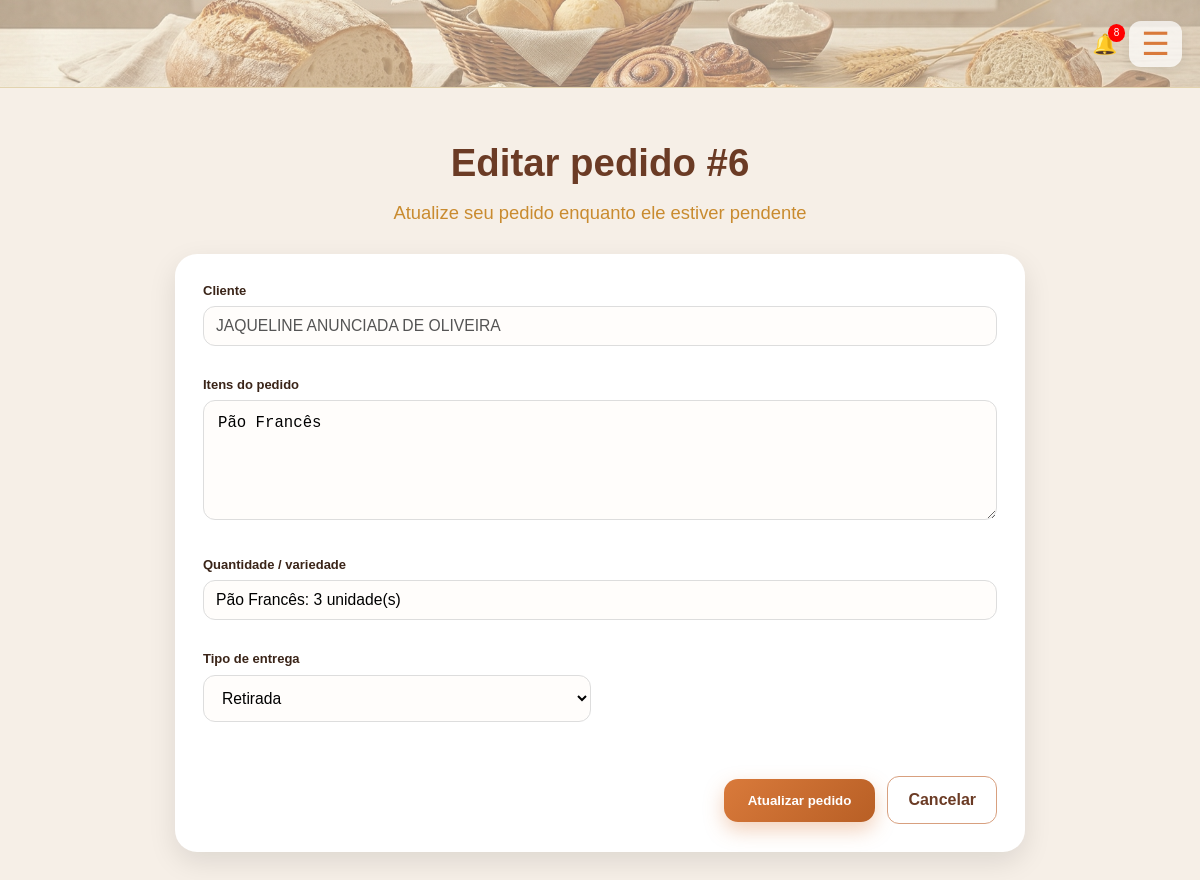
The app's page /editar/6 (signed in) with its own data.
### tables this page shows
CREATE TABLE pedidos (
    id INTEGER PRIMARY KEY AUTOINCREMENT,
    usuario_id INTEGER,
    cliente TEXT NOT NULL,
    descricao TEXT NOT NULL,
    quantidade_variedade TEXT NOT NULL,
    status TEXT NOT NULL DEFAULT 'Pendente',
    tipo_entrega TEXT NOT NULL DEFAULT 'Retirada',
    taxa_entrega REAL NOT NULL DEFAULT 0,
    valor_total REAL NOT NULL DEFAULT 0,
    prioridade TEXT NOT NULL DEFAULT 'Média',
    criado_em TIMESTAMP DEFAULT CURRENT_TIMESTAMP,
    FOREIGN KEY (usuario_id) REFERENCES usuarios(id)
);

### app.py (the view)
@app.route("/editar/<int:pedido_id>")
@login_required
def editar(pedido_id):
    conn = get_connection()
    pedido = conn.execute(
        """
        SELECT * FROM pedidos
        WHERE id = ? AND usuario_id = ?
        """,
        (pedido_id, session["usuario_id"])
    ).fetchone()
    conn.close()
    if pedido is None:
        flash("Pedido não encontrado.", "error")
        return redirect(url_for("index"))
    return render_template(
        "form.html",
        modo="editar",
        pedido=pedido,
        produtos=PRODUTOS_CARDAPIO
    )

### app.py (called while the page is built)
def get_connection():
    conn = sqlite3.connect(DB_NAME)
    conn.row_factory = sqlite3.Row
    return conn

def login_required(func):
    @wraps(func)
    def wrapper(*args, **kwargs):
        if "usuario_id" not in session:
            flash("Faça login para acessar.", "error")
            return redirect(url_for("login"))
        return func(*args, **kwargs)
    return wrapper

def get_notificacoes(usuario_id):
    conn = get_connection()
    notificacoes = conn.execute("""
        SELECT * FROM notificacoes
        WHERE usuario_id = ?
        ORDER BY criada_em DESC
        LIMIT 5
    """, (usuario_id,)).fetchall()
    nao_lidas = conn.execute("""
        SELECT COUNT(*) as total
        FROM notificacoes
        WHERE usuario_id = ? AND lida = 0
    """, (usuario_id,)).fetchone()["total"]
    conn.close()
    return notificacoes, nao_lidas

@app.context_processor
def inject_notificacoes():
    if "usuario_id" in session:
        notificacoes, nao_lidas = get_notificacoes(session["usuario_id"])
        return dict(notificacoes=notificacoes, nao_lidas=nao_lidas)
    return dict(notificacoes=[], nao_lidas=0)

### templates/form.html (shortened to what this page needs)
{% extends "base.html" %}
{% block content %}
<section class="destaques">
  {% if modo == "criar" %}
    <h2>Novo pedido</h2>
    <p class="subtitulo">Selecione os itens e monte seu pedido</p>
  {% else %}
    <h2>Editar pedido #{{ pedido["id"] }}</h2>
    <p class="subtitulo">Atualize seu pedido enquanto ele estiver pendente</p>
  {% endif %}
  <div class="form-card">
    {% if modo == "criar" %}
      <form method="post" action="{{ url_for('criar') }}" class="pedido-form pedido-form-produtos" id="formPedido">
    {% else %}
      <form method="post" action="{{ url_for('atualizar', pedido_id=pedido['id']) }}" class="pedido-form" id="formPedido">
    {% endif %}
      <div class="input-group full">
        <label>Cliente</label>
        <input
          type="text"
          value="{{ session.get('usuario_nome', pedido['cliente']) }}"
          disabled
        >
      </div>
      {% if modo == "criar" %}
        <div class="seletor-pedido full">
          <div class="menu-itens">
            <h3 class="titulo-bloco">Escolha os itens</h3>
            <div class="grid-produtos">
              {% for produto in produtos %}
                <div class="produto-card"
                     data-id="{{ produto.id }}"
                     data-nome="{{ produto.nome }}"
                     data-preco="{{ produto.preco }}">
  <img src="{{ produto.imagem }}" class="produto-img">
  <div class="produto-topo">
    <h4>{{ produto.nome }}</h4>
    <span>R$ {{ "%.2f"|format(produto.preco) }}</span>
  </div>
                  <div class="controle-qtd">
                    <button type="button" class="qtd-btn" onclick="alterarQtd('{{ produto.id }}', -1)">−</button>
                    <span id="qtd-{{ produto.id }}" class="qtd-numero">0</span>
                    <button type="button" class="qtd-btn" onclick="alterarQtd('{{ produto.id }}', 1)">+</button>
                  </div>
                </div>
              {% endfor %}
            </div>
          </div>
          <aside class="resumo-pedido">
            <h3 class="titulo-bloco">Resumo do pedido</h3>
            <div id="listaResumo" class="lista-resumo">
              <p class="resumo-vazio">Nenhum item selecionado.</p>
            </div>
            <div class="resumo-linha">
              <span>Subtotal</span>
              <strong id="subtotalTexto">R$ 0,00</strong>
            </div>
            <div class="input-group">
              <label for="tipo_entrega">Tipo de entrega</label>
              <select id="tipo_entrega" name="tipo_entrega" required onchange="atualizarResumo()">
                <option value="Retirada">Retirada</option>
                <option value="Motoboy">Motoboy</option>
                <option value="Uber Entrega">Uber Entrega</option>
              </select>
            </div>
            <div class="input-group">
  <label for="pagamento">Forma de pagamento</label>
  <select id="pagamento" name="pagamento" required>
    <option value="Dinheiro">Dinheiro</option>
    <option value="Cartão">Cartão</option>
    <option value="PIX">PIX</option>
  </select>
</div>
            <div class="resumo-linha">
              <span>Taxa de entrega</span>
              <strong id="taxaTexto">R$ 0,00</strong>
            </div>
            <div class="resumo-total">
              <span>Total</span>
              <strong id="totalTexto">R$ 0,00</strong>
            </div>
          </aside>
        </div>
        <input type="hidden" name="descricao" id="descricao">
        <input type="hidden" name="quantidade_variedade" id="quantidade_variedade">
        <input type="hidden" name="status" value="Pendente">
        <input type="hidden" name="prioridade" value="Média">
        <input type="hidden" name="subtotal" id="subtotal">
        <input type="hidden" name="taxa_entrega" id="taxa_entrega" value="0">
        <input type="hidden" name="valor_total" id="valor_total" value="0">
      {% else %}
        <div class="input-group full">
          <label for="descricao">Itens do pedido</label>
          <textarea id="descricao" name="descricao" rows="4" required>{{ pedido["descricao"] }}</textarea>
        </div>
        <div class="input-group full">
          <label for="quantidade_variedade">Quantidade / variedade</label>
          <input
            type="text"
            id="quantidade_variedade"
            name="quantidade_variedade"
            value="{{ pedido['quantidade_variedade'] }}"
            required
          >
        </div>
        <div class="input-group">
          <label for="tipo_entrega">Tipo de entrega</label>
          <select id="tipo_entrega" name="tipo_entrega" required>
            <option value="Retirada" {% if pedido["tipo_entrega"]=="Retirada" %}selected{% endif %}>Retirada</option>
          </select>
        </div>
      {% endif %}
      <div class="form-actions">
        <button class="btn-banner" type="submit">
          {% if modo == "criar" %}
            Salvar pedido
          {% else %}
            Atualizar pedido
          {% endif %}
        </button>
        <a class="btn-secundario" href="{{ url_for('index') }}">Cancelar</a>
      </div>
    </form>
  </div>
</section>
{% endblock %}

### static/style.css (style rules this page uses)
* { margin: 0; padding: 0; box-sizing: border-box; }
:root { --marrom: #6b3b25; --marrom-escuro: #3a2418; --laranja: #d97a3b; --laranja-escuro: #b85f25; --bege: #f2e6c8; --bege-claro: #fff7f0; --cinza-fundo: #f3f3f3; --borda: #d8a07f; --branco: #ffffff; --sombra: 0 12px 32px rgba(0, 0, 0, 0.10); --sombra-hover: 0 18px 40px rgba(0, 0, 0, 0.16); }
html { scroll-behavior: smooth; }
body { background: linear-gradient(180deg, #f7f3ee 0%, #f3eee8 100%); font-family: Arial, Helvetica, sans-serif; color: var(--marrom-escuro); line-height: 1.4; }
a { color: inherit; }
.btn-banner { display: inline-block; margin-top: 18px; background: var(--laranja); color: white; padding: 13px 22px; border-radius: 12px; font-weight: bold; text-decoration: none; transition: 0.2s; border: none; cursor: pointer; box-shadow: 0 8px 18px rgba(217, 122, 59, 0.25); }
.btn-secundario { display: inline-block; margin-top: 16px; background: white; color: var(--marrom); padding: 12px 20px; border-radius: 12px; font-weight: bold; text-decoration: none; transition: 0.2s; border: 1px solid var(--borda); cursor: pointer; }
.input-group { text-align: left; margin-bottom: 22px; }
.input-group label { display: block; font-size: 13px; color: var(--marrom-escuro); margin-bottom: 6px; font-weight: 700; }
.input-group input, .input-group select, .input-group textarea { width: 100%; padding: 13px 14px; border-radius: 12px; border: 1px solid #ddd; font-size: 0.98rem; background: #fffdfb; transition: 0.2s ease; }
.destaques { padding: 48px 20px 56px; text-align: center; background: linear-gradient(180deg, #efe9e1 0%, #f7f3ed 100%); }
.destaques h2 { font-size: 2.4rem; color: var(--marrom); margin-bottom: 10px; }
.subtitulo { font-size: 1.15rem; color: #c98b2f; margin-bottom: 28px; font-weight: 500; }
.form-card { background: white; max-width: 850px; margin: 24px auto; padding: 28px; border-radius: 22px; box-shadow: 0 10px 28px rgba(0, 0, 0, 0.1); text-align: left; }
.pedido-form { display: grid; grid-template-columns: 1fr 1fr; gap: 18px; }
.pedido-form .full { grid-column: 1 / -1; }
.pedido-form textarea { resize: vertical; min-height: 120px; }
.form-actions { grid-column: 1 / -1; display: flex; gap: 12px; justify-content: flex-end; align-items: center; margin-top: 8px; }
.destaques { background: #f6efe7; }
.btn-banner { background: linear-gradient(135deg, #d97a3b, #b85f25); color: white; padding: 14px 24px; border-radius: 14px; font-weight: bold; text-decoration: none; display: inline-block; border: none; cursor: pointer; box-shadow: 0 8px 20px rgba(217, 122, 59, 0.35); transition: 0.2s ease; }
.input-group { margin-bottom: 12px; }
.input-group input { padding: 10px 12px; }

### records on screen
pedidos: id "6", get "JAQUELINE ANUNCIADA DE OLIVEIRA", descricao "Pão Francês", quantidade_variedade "Pão Francês: 3 unidade(s)", tipo_entrega "Retirada"

### other values on screen
{{ nao_lidas }} "8"
